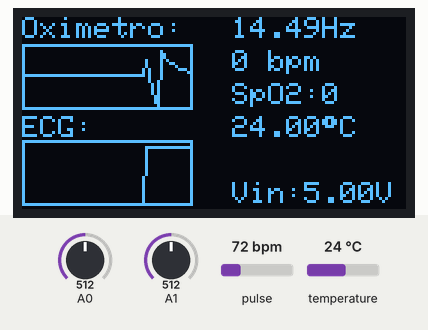
This sketch was run on a simulated Arduino Uno, built with avr-gcc and run on an emulated ATmega328P. On the bench: 128×64 one-colour display. The test bench sets the inputs (shaded band); at power-on: pulse 72 bpm, A0 = 512, A1 = 512, temperature 24 °C.

Above: at 2.77 s.
2.8 s: pulse set to 42 bpm
At 3.05 s:
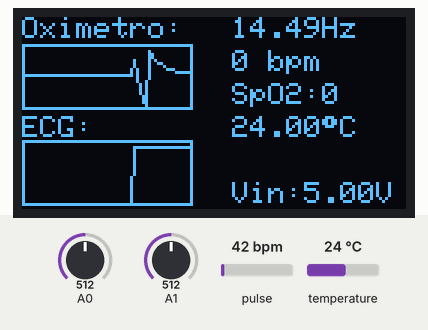
4.4 s: A0 set to 716
At 7.58 s:
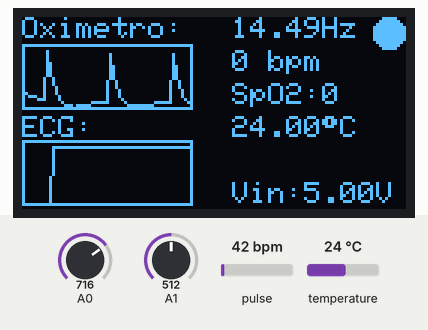
9.4 s: A1 set to 716
At 9.53 s:
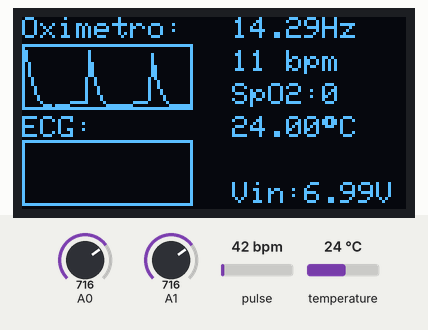
11.0 s: temperature set to 12 °C
At 11.89 s:
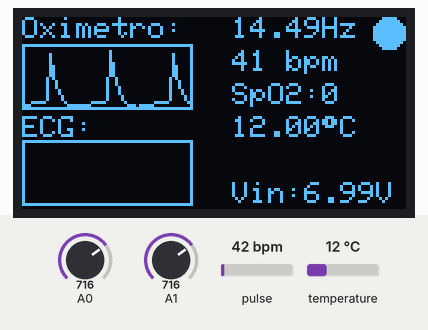
13.3 s: A0 set to 992
At 13.46 s:
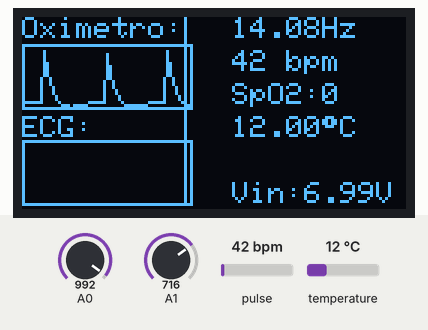
14.9 s: A1 set to 992
At 15.07 s:
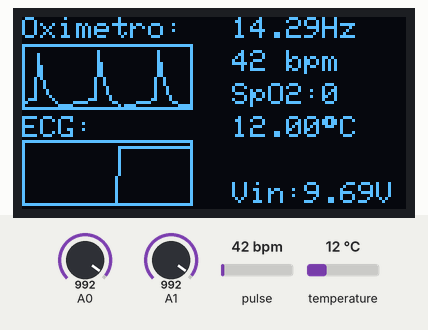

The sketch:

monitor_multiparametrico_Uno.ino
```cpp
/*******************************************************************************
 *
 * Exemplo de monitor multiparamétrico usando Arduino Uno.
 * Este exemplo utiliza:
 *  - display OLED com controlador SSD1306 para gráficos e informações;
 *  - módulo de oximetria MAX30102 (comunicação I2C (pinos A4 e A5));
 *  - módulo de ECG AD8232 (pino A0);
 *  - monitoramento da bateria (pino A1).
 *
 * Criado por: Erick León, 2023
 *
 ********************************************************************************/

// Bibliotecas utilizadas:
#include <Wire.h>                  // comuicação I2C (OLED e Oxímetro)
#include <Adafruit_SSD1306.h>      // comunicação com o display OLED

// Configuração do display OLED. Parâmetros:
//    - largura_do_display: 128 pixels
//    - altura_do_display: 64 pixels
//    - biblioteca de comunicação I2C utilizada
//    - pino de Reset do display (-1 em caso de não ter)
Adafruit_SSD1306 display(128, 64, &Wire, -1);

const byte NUM_PONTOS_GRAF = 55;   // Número de pontos dos gráficos
unsigned long tempoAnterior = millis(); // para medir taxa de medição dos dados
float freqAquisicao;                    // taxa de medição dos dados

// Outras bibliotecas com as funções utilizadas:
#include "ecg.h"                   // funções do ECG AD8232
#include "oximetro.h"              // funções do sensor MAX30102
#include "tela.h"                  // funções do display OLED

/////////////////////////////////////////////////////////////////////
// esta função só roda uma vez, no início
void setup() {
    Wire.begin();                  // inicia a comunicação I2C
    delay(500);                    // aguarda 500ms

    configuraAdcEcg();
    inicializaDisplay();
    inicializaOximetro();
}

/////////////////////////////////////////////////////////////////////
// esta função se repete indefinidamente
void loop() {
    // mede a taxa de medição dos dados
    freqAquisicao = 1000.0/(millis()-(float)tempoAnterior);
    tempoAnterior = millis();

    medeOximetro(); // dispara leitura do oxímetro e do ECG
    desenhaTela();  // atualiza tela
}
```

ecg.h
```cpp
/*******************************************************************************
 * Funções usadas com o sensor AD8232 (ECG).
 *
 * Criado por: Erick León, 2023
 ********************************************************************************/

const byte NUM_PONTOS_ECG = NUM_PONTOS_GRAF; // Número de pontos do gráfico do ECG

int ecg_vec[NUM_PONTOS_ECG]; // vetor com as medidas atuais
bool lendo_bateria=false; // variável que verifica se é uma leitura de bateria
int tensao_bateria=0;

////////////////////////////////////////////////////////////////
// 'Anda' com o vetor de medidas do ADC, e guarda a nova medida
// na última posição.
// Esta interrupção roda assim que o ADC termina uma medida.
ISR (ADC_vect){
    if(lendo_bateria){
        tensao_bateria = ADC;  // lê valor do ADC (tensão na bateria)
        ADMUX = bit (REFS0) | (0 & 7);      // volta para canal do ECG (A0)
        lendo_bateria = false;
    }
    else{ // lendo ECG
        // 'anda' com os dados do gráfico para a esquerda e guarda nova medida
        for (int idx=0; idx<NUM_PONTOS_ECG-1;idx++) ecg_vec[idx] = ecg_vec[idx+1];
        ecg_vec[NUM_PONTOS_ECG-1] = ADC;  // lê valor do ADC (sinal de ECG)
    }
}

////////////////////////////////////////////////////////////////
// Configura o ADC com prescaler de 128, leitura única no pino
// A0, disparando interrupção (ADC_vect) ao final da medição.
// Esta função só roda quando chamada.
void configuraAdcEcg(){
    // configuração do ADC usado para medir o sinal de ECG
    ADCSRA =  bit (ADEN) | bit (ADIE) | bit (ADIF);     // liga o ADC e interrupção (ADC_vect)
    ADCSRA |= bit (ADPS0) |  bit (ADPS1) | bit (ADPS2); // Prescaler de 128
    ADMUX = bit (REFS0) | (0 & 7);      // leitura do canal 0 (A0)
}

////////////////////////////////////////////////////////////////
// Inicia uma conversão (medida de tensão na bateria) do ADC.
// Esta função só roda quando chamada.
void disparaLeituraBateria(){
    lendo_bateria=true; // avisa a interrupção do ADC que não é leitura de ECG
    ADMUX = bit (REFS0) | (1 & 7);      // leitura do canal 1 (A1)
    bitSet (ADCSRA, ADSC);  // inicia uma medida no ADC
}

////////////////////////////////////////////////////////////////
// Inicia uma conversão (medida de ECG) do ADC.
// Esta função só roda quando chamada.
void disparaLeituraEcg(){
    bitSet (ADCSRA, ADSC);  // inicia uma medida no ADC
}
```

oximetro.h
```cpp
/*******************************************************************************
 * Funções usadas com o sensor MAX30102 (oxímetro).
 *
 * Criado por: Erick León, 2023
 ********************************************************************************/

#include "MAX30105.h"            // comunicação com sensor MAX30102

#define PONTOS_PICO_FREQ 5       // nro de pontos para verificar se ocorreu pico
const byte NUM_PONTOS_OX = NUM_PONTOS_GRAF;   // Número de pontos do gráfico do Oxim

MAX30105 meuOximetro;            // declaração do sensor MAX30102

const byte NUM_PONTOS_FREQ = 4;  // Número de medidas usadas na média
byte freqs_vec[NUM_PONTOS_FREQ]; // Vetor de medidas de frequência
byte posFreq = 0;                // guarda a posição atual do vetor
float batidasPorMinuto;          // frequência (batidas por minuto)
int freqMedia;                   // média da frequência
long valorIR;                    // valor lido pelo sensor
int valorIR_vec[NUM_PONTOS_OX]; // vetor com valores lidos (IR)
long maximoOxim;                 // valor máximo do gráfico do oxímetro
long minimoOxim;                 // valor mínimo do gráfico do oxímetro
long amplitudeOxim;              // amplitude do gráfico do oxímetro
unsigned long ultimaBatida = millis(); // instante da última batida
int contadorTemperatura = 0;     // contador da última medida da temperatura
int contadorBatida = 100;        // contador da última batida detectada
float temperatura;               // valor da temperatura
long media = 0;                  // média dos valores lidos

// para o cálculo do SpO2:
int16_t spo2 = 0;                // guarda o valor de SpO2
#include "spo2.h"                // biblioteca modificada p/ cálculo do SpO2

/////////////////////////////////////////////////////////////////////
// Inicializa a comunicação com o módulo de oximetria MAX30102.
// Esta função só roda quando chamada.
void inicializaOximetro(){
    display.clearDisplay(); // limpa o buffer da tela
    display.setCursor(0,0); // coloca o cursor de texto no canto superior esquerdo do buffer da tela

    // Initializa o sensor MAX30102, usando a porta I2C padrão, velocidade de 400kHz
    if (!meuOximetro.begin(Wire, I2C_SPEED_FAST)) // se não encontrou
    {
        display.print(F("Sensor nao encontrado"));  // coloca mensagem de erro no buffer
        display.display();  // atualiza a tela com as informações do buffer
        while (1); // Se não encontra o sensor, fica parado aqui em um loop infinito
    }
    display.println(F("Coloque o dedo no sensor"));  // coloca mensagem no buffer
    display.display();      // atualiza a tela com as informações do buffer
    delay(1000);            // aguarda 1 segundo

    // Configura o sensor MAX30102
    meuOximetro.setup();
    temperatura = meuOximetro.readTemperature(); // mede temperatura inicial
}

/////////////////////////////////////////////////////////////////////
// Encontra os valores máximo e mínimo e a amplitude dos dados do
// oxímetro.
// Esta função só roda quando chamada.
void encontraMaxMinOxim(){
    //encontra máximos e mínimos dos valores lidos
    maximoOxim = -2000000;
    minimoOxim = 2000000;
    for (int idx=0; idx<NUM_PONTOS_OX;idx++){
        if (valorIR_vec[idx] > maximoOxim) maximoOxim = valorIR_vec[idx];
        if (valorIR_vec[idx] < minimoOxim) minimoOxim = valorIR_vec[idx];
    }
    amplitudeOxim = maximoOxim-minimoOxim;
}

/////////////////////////////////////////////////////////////////////
// Verifica se ocorreu uma batida cardíaca procurando por um pico
// no sinal do oxímetro.
// Esta função só roda quando chamada.
void verificaBatidaOximetro(){
    encontraMaxMinOxim(); // encontra amplitude dos dados do oxímetro
    //verifica se ocorreu um pico
    int distancia = PONTOS_PICO_FREQ; // distância entre pontos para verificar um pico
    long variacao = (float)amplitudeOxim/5.0; // variação mínima para considerar pico
    unsigned long tempoAtual = millis();
    // condição 1: ponto candidato acima do ponto à frente
    bool condicao1 = valorIR_vec[NUM_PONTOS_OX-distancia-1]-valorIR_vec[NUM_PONTOS_OX-1]>variacao;
    // condição 2: ponto candidato acima do ponto atrás
    bool condicao2 = valorIR_vec[NUM_PONTOS_OX-distancia-1]-valorIR_vec[NUM_PONTOS_OX-2*distancia-1]>variacao;
    // condição 3: frequencia < 200bpm (tempo entre batidas > 300ms)
    bool condicao3 = tempoAtual-ultimaBatida > 300;
    // condição 4: dedo no sensor
    bool condicao4 = valorIR > 50000;
    if ( condicao1 && condicao2 && condicao3 && condicao4 ){
        contadorBatida = 0; // zera contador para mostrar indicador de batida na tela

        // calcula a frequência em batidas por minuto
        batidasPorMinuto = 60 / ((tempoAtual-ultimaBatida) / 1000.0);
        ultimaBatida = tempoAtual;

        if ( batidasPorMinuto>20 && batidasPorMinuto<200 ){ // se valor é válido
            freqs_vec[posFreq++] = (byte)batidasPorMinuto; // Armazena a leitura no vetor
            posFreq %= NUM_PONTOS_FREQ; // se chegou no final, volta para o início

            // Calcula a média das leituras, eliminando maior e menor valores
            freqMedia = 0;
            int freqMax=0;
            int freqMin=999;
            for (byte x = 0 ; x < NUM_PONTOS_FREQ ; x++){
                    if (freqs_vec[x]>freqMax) freqMax = freqs_vec[x];
                    if (freqs_vec[x]<freqMin) freqMin = freqs_vec[x];
                    freqMedia += freqs_vec[x];
            }
            freqMedia = freqMedia - freqMax - freqMin;
            freqMedia /= (NUM_PONTOS_FREQ-2);
        }
    }
}

/////////////////////////////////////////////////////////////////////
// Realiza leitura do módulo oxímetro MAX30102 e dispara a leitura
// do ECG, para as medidas ficarem sincronizadas.
// Esta função só roda quando chamada.
void medeOximetro(){
    disparaLeituraEcg();           // para leituras ficarem sincronizadas...
    valorIR = meuOximetro.getIR(); // mede valor do led IR do MAX30102
    adicionaMedidaIR(valorIR);               // para cálculo do SpO2
    adicionaMedidaRed(meuOximetro.getRed()); // para cálculo do SpO2

    // encontra a média exponencial dos últimos valores lidos
    media = 0.8*media + 0.2*valorIR;

    // 'anda' com os dados do gráfico para a esquerda
    for (int idx=0; idx<NUM_PONTOS_OX-1;idx++) valorIR_vec[idx] = valorIR_vec[idx+1];

    // acrescenta o novo valor no final, subtraindo o valor médio
    valorIR_vec[NUM_PONTOS_OX-1] = valorIR - media;

    verificaBatidaOximetro(); // verifica se ocorreu uma batida cardíaca
}
```

tela.h
```cpp
/*******************************************************************************
 * Funções usadas com o display OLED com controlador SSD1306, usado para
 * gráficos e apresentação de informações diversas.
 *
 * Criado por: Erick León, 2023
 ********************************************************************************/

#include <Adafruit_GFX.h>          // construção de gráficos


/////////////////////////////////////////////////////////////////////
// Iniciliza o display OLED.
// Esta função só roda quando chamada.
void inicializaDisplay(){
    // inicializa a comunicação com o display, no endereço I2C 0x3C
    if(!display.begin(SSD1306_SWITCHCAPVCC, 0x3C)) {
        while (1);   // Se não conseguiu inicializar o display, fica aqui parado
    }
    display.setTextSize(1);        // escolhe o tamanho da letra
    display.setTextColor(WHITE);   // escolhe a cor da letra
}

/////////////////////////////////////////////////////////////////////
// Desenha uma curva (gráfico) no buffer do display OLED,
// acrescentando um retângulo ao redor da curva.
// Esta função só roda quando chamada.
void desenhaCurva(int posicao_inferior, int altura, int n_pontos, int *vec){
    long maximo = -99999;
    long minimo = 99999;
    long amplitude;
    for (int idx=0; idx<n_pontos-1;idx++){ // encontra maximo e minimo
        if (vec[idx] > maximo) maximo = vec[idx];
        if (vec[idx] < minimo) minimo = vec[idx];
    }
    amplitude = maximo - minimo;
    if (amplitude==0) amplitude = 1;
    for (int idx=0; idx<n_pontos-1;idx++){ // desenha curva
        // normaliza de 0 a 1
        float valorNorm = ((float)vec[idx+1]-(float)minimo)/((float)amplitude);
        float valorNorm_anterior = ((float)vec[idx]-(float)minimo)/((float)amplitude);
        // encontra posição no display
        int ponto = (float)posicao_inferior-(float)(altura-1)*valorNorm;
        int ponto_anterior = (float)posicao_inferior-(float)(altura-1)*valorNorm_anterior;
        display.drawLine(idx+1, ponto_anterior, idx+2, ponto, SSD1306_WHITE);
    }

    // desenha retângulo em volta do gráfico
    display.drawRect(0, posicao_inferior-altura-1, n_pontos+2, altura+2, SSD1306_WHITE);
}

/////////////////////////////////////////////////////////////////////
// Desenha todos os elementos da tela.
// Esta função só roda quando chamada.
void desenhaTela(){
    byte posXTexto = 70; // posição X do texto na tela
    byte altura_linha = 11; // latura da linha de texto, em pixels
    // soma 1 nos contadores
    contadorTemperatura++;
    contadorBatida++;

    display.clearDisplay();   // limpa o buffer da tela

    // Dados do oxímetro
    display.setCursor(0,0);   // posiciona cursor de texto
    display.print(F("Oximetro:")); // mostra mensagem
    display.setCursor(posXTexto,altura_linha*1); // posiciona cursor de texto
    display.print(freqMedia); // mostra no buffer da tela frequência cardíaca medida
    display.print(F(" bpm")); // mostra no buffer da tela a unidade de tempo do intervalo
    if (valorIR < 50000){
        display.setCursor(posXTexto,altura_linha*4); // posiciona cursor de texto
        display.print(F("sem dedo?")); // mostra mensagem
        spo2 = 0;
    }

    desenhaCurva(30,20,NUM_PONTOS_OX,valorIR_vec); // desenha curva do oxímetro no buffer

    // se ocorreu uma batida a menos de 3 atualizações, mostra círculo
    if (contadorBatida < 3) display.fillCircle(122, 5, 5, SSD1306_WHITE);

    //a cada 20 atualizações (aprox. 2 segundos), mede temperatura e SpO2
    if ( contadorTemperatura > 20 ) {
        temperatura = meuOximetro.readTemperature();
        contadorTemperatura = 0;
        int16_t spo2_temp = medeSpO2();
        if (spo2_temp>0) spo2 = spo2_temp;
    }

    display.setCursor(posXTexto,altura_linha*2); // posiciona cursor de texto
    display.print(F("SpO2:")); // mostra mensagem no buffer
    display.print(spo2);      // mostra no buffer da tela SpO2

    display.setCursor(posXTexto,altura_linha*3); // posiciona cursor de texto
    display.print(temperatura); // mostra no buffer da tela frequência cardíaca medida
    display.cp437(true);      // usa código de caracteres 'Code page 437' para símbolo de grau
    display.print((char)248); // símbolo de grau
    display.print(F("C"));    // mostra no buffer da tela a unidade da temperatura

    // Dados do ECG
    display.setCursor(0,33);  // posiciona cursor de texto
    display.print(F("ECG:")); // mostra mensagem

    desenhaCurva(62,20,NUM_PONTOS_ECG,ecg_vec); // desenha curva do ECG no buffer

    // mostra frequência de aquisição na tela:
    display.setCursor(posXTexto,0); // posiciona cursor de texto
    if (freqAquisicao<10.0) display.print(F(" ")); // para alinhar valores
    display.print(freqAquisicao);
    display.print(F("Hz"));

    // atualiza valor da tensão da bateria:
    display.setCursor(posXTexto,altura_linha*5); // posiciona cursor de texto
    display.print(F("Vin:"));
    disparaLeituraBateria();
    display.print(tensao_bateria*5.0*2.0/1024.0);
    display.print(F("V"));

    display.display();        // atualiza a tela com as informações do buffer

}
```

Source omitted: spo2.h (10422 bytes)
